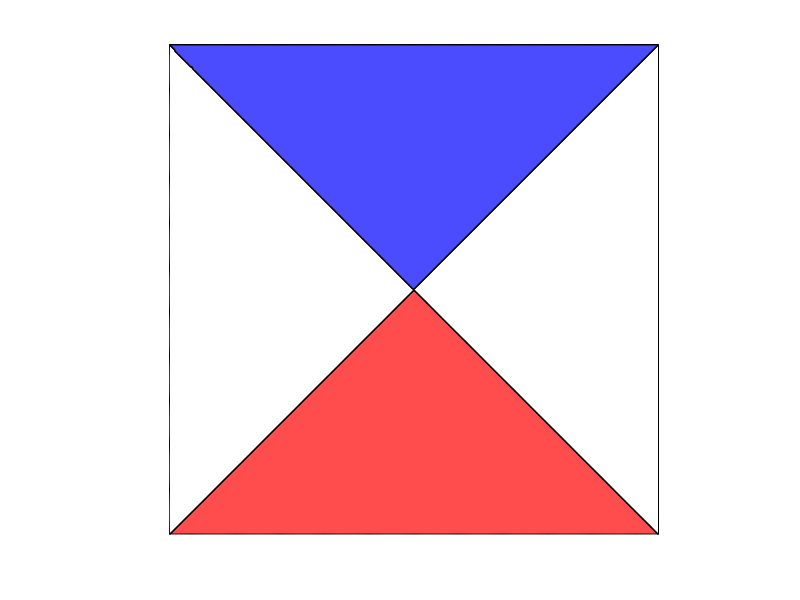

The MATLAB source for this figure:
% StabStiff.m                                        % Numerical Renaissance Codebase 1.0
clear; Np=501; V=[1 1.0000000001]; figure(1);
name = strvcat('Stiff'); B=[ -1.05; 1.05; -1.05; 1.05];
LR=[B(1):(B(2)-B(1))/(Np-1):B(2)]'; LI=[B(3):(B(4)-B(3))/(Np-1):B(4)]';
for j=1:Np; for i=1:Np;
  if     (LI(i,1)<0 & abs(LR(j,1))<abs(LI(i,1))), sig(i,j)=-1;
  elseif (LI(i,1)>0 & abs(LR(j,1))<abs(LI(i,1))), sig(i,j)=1;
  else   sig(i,j)=0; end
end; end
clf; contourf(LR(:),LI(:),sig(:,:)); 
cm=[1 0.3 0.3; 1 1 1; 0.3 0.3 1];
colormap(cm);
set(gca,'FontSize',15); axis('square'); axis off; hold on; 
%  plot([B(1) B(2)],[0,0],'k-'); plot([0,0],[B(3) B(4)],'k-');
  hold off;  pause(1);  
% eval(['print -depsc ',sprintf('cones')])
% end script StabStiff.m
